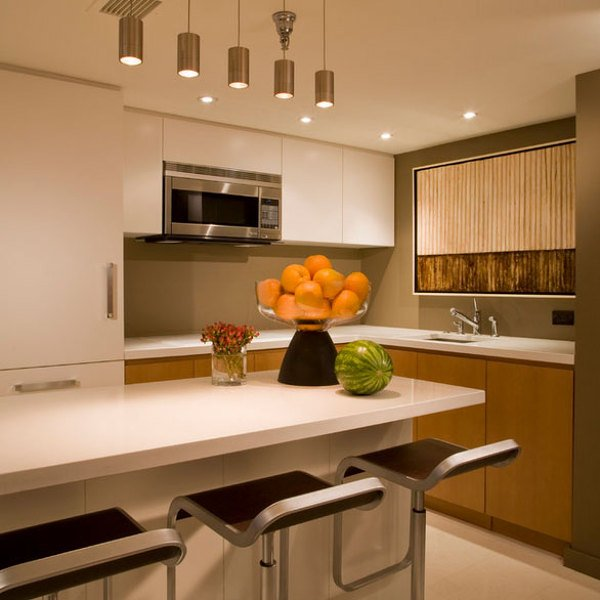
#> input picture Color Cast/input/Si_1.jpg, 600 x 600 px
$ python -i Contrast.py   (imports and definitions only)
#> lines starting #> are read from the running program, lines starting #| are printed output that depends on the picture
import numpy as np
import matplotlib.pyplot as plt
import pandas as pd

from typing import Tuple

import cv2

from skimage import img_as_ubyte, img_as_float
from skimage.io import imread, imshow, imsave
from skimage.exposure import histogram, cumulative_distribution

from scipy.stats import norm
class Contrast:

    def compute_cdfs(self, data_R: np.ndarray, data_G: np.ndarray, data_B: np.ndarray) -> Tuple[np.ndarray, np.ndarray, np.ndarray]:
        """
        Computes the cumulative distribution functions for each channel

        Parameters
        ----------
        data_R : ndarray
            Red channel data
        data_G : ndarray
            Green channel data
        data_B : ndarray
            Blue channel data

        Returns
        -------
        cdf_R, cdf_B, cdf_G : ndarray
            Cumulative distribution functions for each channel
        """
        hist_R, _ = np.histogram(data_R.flatten(), 256, [0, 256])
        hist_G, _ = np.histogram(data_G.flatten(), 256, [0, 256])
        hist_B, _ = np.histogram(data_B.flatten(), 256, [0, 256])

        cdf_R, cdf_G, cdf_B = hist_R.cumsum(), hist_G.cumsum(), hist_B.cumsum()

        return cdf_R, cdf_G, cdf_B

    def search_limits(self, cdf: np.ndarray, low_saturation: float, high_saturation: float) -> Tuple[int, int]:
        """
        Computes the low and high limits using quantiles.

        Parameters
        ----------
        cdf : ndarray
            Cumulative distribution function
        low_saturation : float
            Saturation to compute the low limit
        high_saturation : float
            Saturation to compute the high limit

        Returns
        -------
        low_limit, high_limit : Tuple[int, int]
            Low and high limits
        """
        size = cdf.max()

        minimum = (cdf <= size * low_saturation)
        maximum = (cdf >= size * (1 - high_saturation))

        return np.argmin(minimum), np.argmax(maximum)

    def autocontrast(self, pixel: int, a_low: int, a_high: int) -> int:
        """
        Performs the autocontrast technique in a given pixel intensity

        Parameters
        ----------
        pixel : int
            Pixel intensity
        a_low : int
            Lowest intensity possible
        a_high : int
            Highest intensity possible

        Returns
        -------
        int
            Intensity mapped to the new range
        """
        if pixel <= a_low:
            return 0
        elif a_low < pixel < a_high:
            numerator = (pixel - a_low) * 255
            denominator = a_high - a_low

            return numerator / denominator
        else:
            return 255

    def create_new_RGB_image(self, shape: Tuple[int, int, int], data_R: np.ndarray, data_G: np.ndarray, data_B: np.ndarray) -> np.ndarray:
        """
        Creates a new image

        Parameters
        ----------
        shape : Tuple[int, int]
            Shape of the new image
        data_R : ndarray
            Red channel data
        data_G : ndarray
            Green channel data
        data_B : ndarray
            Blue channel data

        Returns
        -------
        new_img : ndarray
            New RGB image
        """
        new_img = np.zeros(shape).astype(np.uint8) # En el collab sale image.shape
        new_img[:, :, 0], new_img[:, :, 1], new_img[:, :, 2] = data_R, data_G, data_B

        return new_img

    def color_balance_RGB_image(self, filename: str, red_saturation_low: float = 0.08, red_saturation_high: float = 0.08,
                          green_saturation_low: float = 0.08, green_saturation_high: float = 0.08,
                          blue_saturation_low: float = 0.08, blue_saturation_high: float = 0.08, read: bool = True) -> np.ndarray:
        """
        Performs color balancing on a given image

        Parameters
        ----------
        filename : object
            Image filename or Image data.
        read : bool
            Decide when to read the image. Default is True
        red_saturation_low : float
            Low saturation for the red channel
        red_saturation_high : float
            High saturation for the red channel
        green_saturation_low : float
            Low saturation for the green channel
        green_saturation_high : float
            High saturation for the green channel
        blue_saturation_low : float
            Low saturation for the blue channel
        blue_saturation_high : float
            High saturation for the blue channel

        Returns
        -------
        new_image : ndarray
            Color balanced image

        """
#> called with filename = 'input/Si_1.jpg', red_saturation_low = 0.08, red_saturation_high = 0.08, green_saturation_low = 0.08, green_saturation_high = 0.08, blue_saturation_low = 0.08, blue_saturation_high = 0.08, read = True

        if read:
            img = plt.imread(filename)
#> img is the input picture: shape (600, 600, 3); mean R, G, B 157.9, 120.7, 83.1
        else:
            img = filename

        if len(img.shape) != 3 or img.shape[2] != 3:
            raise ValueError('It is not an RGB image')

        # Gets the data from each channel
        data_R, data_G, data_B = img[:, :, 0], img[:, :, 1], img[:, :, 2]
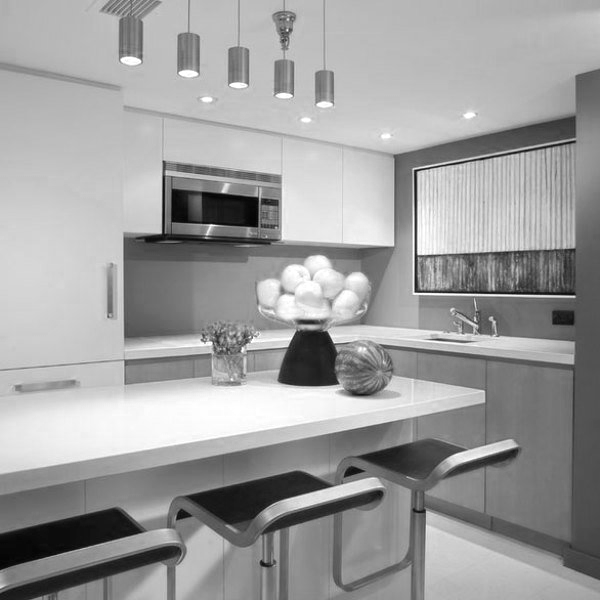
#> data_R: shape (600, 600); min 3, max 255, mean 157.9
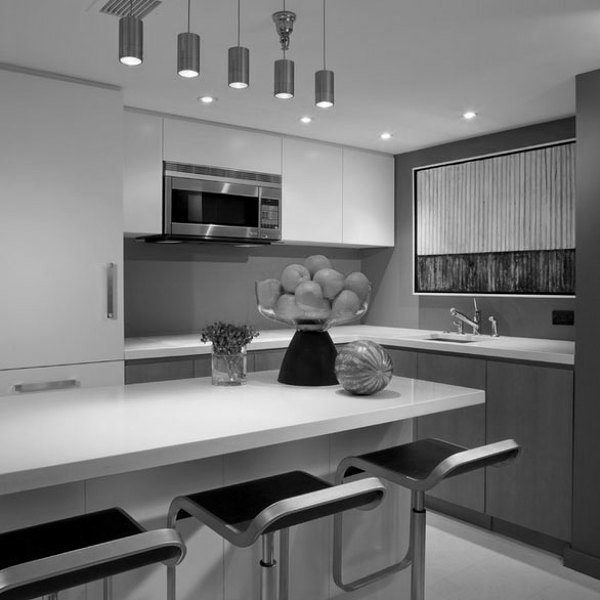
#> data_G: shape (600, 600); min 0, max 255, mean 120.7
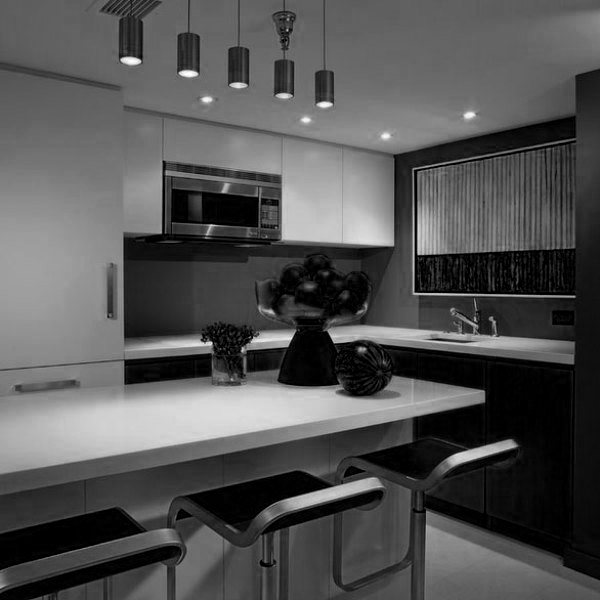
#> data_B: shape (600, 600); min 0, max 255, mean 83.1

        # Generated the cumulative distribution function for each channel
        cdf_R, cdf_G, cdf_B = self.compute_cdfs(data_R, data_G, data_B)
#> in compute_cdfs, `hist_R, _ = np.histogram(data_R.flatten(), 256, [0, 256])`: hist_R = 256 values, max 6606 at index 190, min 0 at index 0, mean 1406.2
#> in compute_cdfs, `hist_G, _ = np.histogram(data_G.flatten(), 256, [0, 256])`: hist_G = 256 values, max 6476 at index 146, min 9 at index 255, mean 1406.2
#> in compute_cdfs, `hist_B, _ = np.histogram(data_B.flatten(), 256, [0, 256])`: hist_B = 256 values, max 18019 at index 0, min 2 at index 250, mean 1406.2
#> in compute_cdfs, `cdf_R, cdf_G, cdf_B = hist_R.cumsum(), hist_G.cumsum(), hist_B.cumsum()`: cdf_R = 256 values from 0 to 360000; cdf_G = 256 values from 2595 to 360000; cdf_B = 256 values from 18019 to 360000
#> cdf_R = 256 values from 0 to 360000; cdf_G = 256 values from 2595 to 360000; cdf_B = 256 values from 18019 to 360000

        # Computes the low and high limits for each channel
        low_limit_R, high_limit_R = self.search_limits(cdf_R, red_saturation_low, red_saturation_high)
#> in search_limits, `size = cdf.max()`: size = 360000
#> low_limit_R = 77; high_limit_R = 224
        low_limit_G, high_limit_G = self.search_limits(cdf_G, green_saturation_low, green_saturation_high)
#> low_limit_G = 46; high_limit_G = 190
        low_limit_B, high_limit_B = self.search_limits(cdf_B, blue_saturation_low, blue_saturation_high)
#> low_limit_B = 2; high_limit_B = 165

        # Apply the autocontrast transformation to each channel
        new_data_R = np.vectorize(self.autocontrast)(data_R, low_limit_R, high_limit_R)
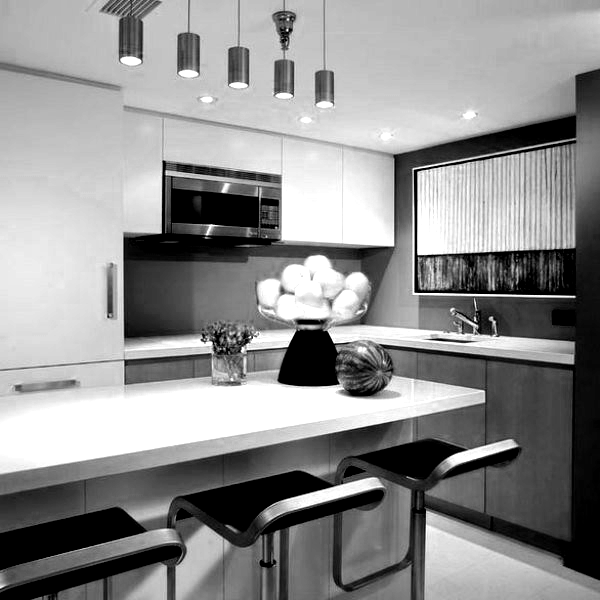
#> new_data_R: shape (600, 600) float64; min 0, max 255, mean 143
        new_data_G = np.vectorize(self.autocontrast)(data_G, low_limit_G, high_limit_G)
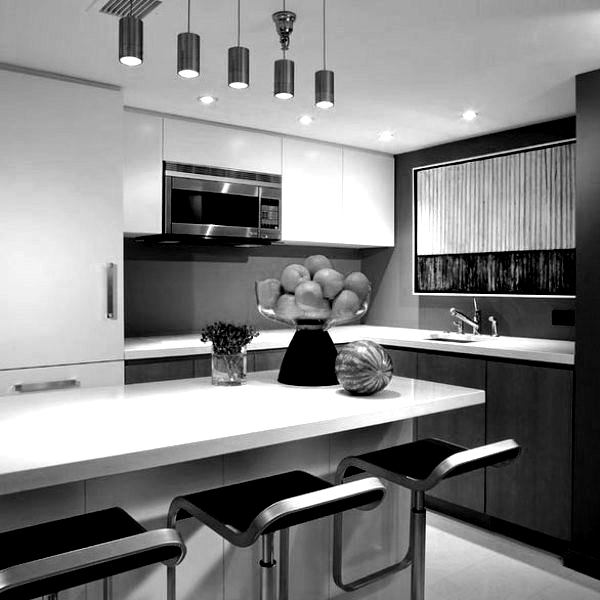
#> new_data_G: shape (600, 600) float64; min 0, max 255, mean 132.7
        new_data_B = np.vectorize(self.autocontrast)(data_B, low_limit_B, high_limit_B)
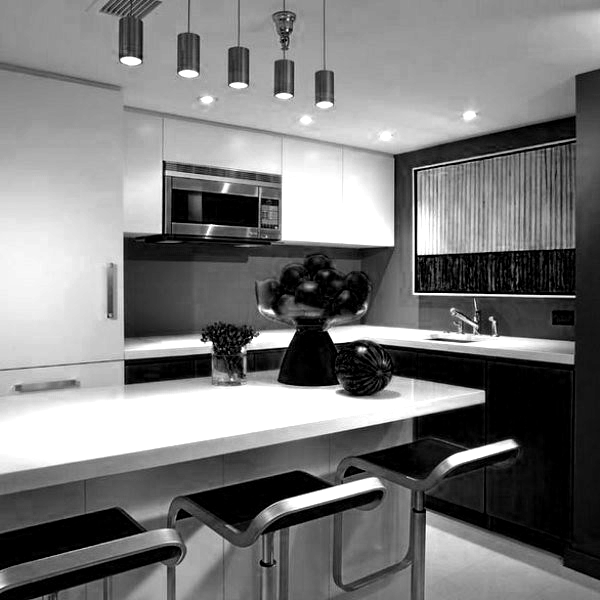
#> new_data_B: shape (600, 600) float64; min 0, max 255, mean 123.5

        # Creates the new image
        new_image = self.create_new_RGB_image(img.shape, new_data_R, new_data_G, new_data_B)
#> in create_new_RGB_image, `new_img[:, :, 0], new_img[:, :, 1], new_img[:, :, 2] = data_R, data_G,..`:
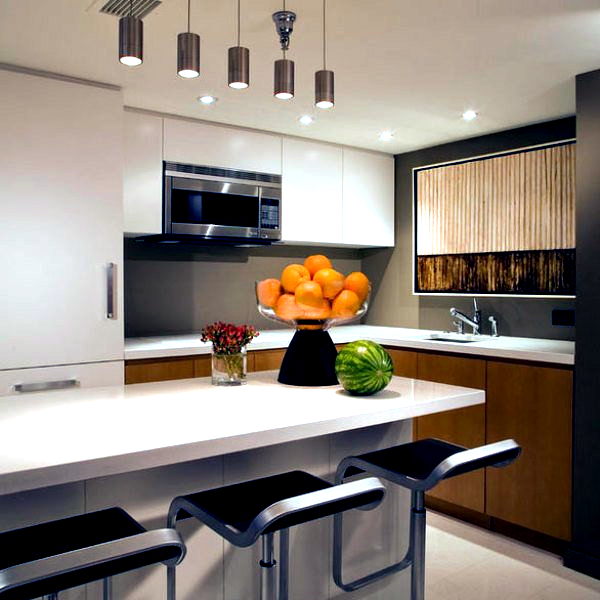
#> new_img: shape (600, 600, 3); mean of channels 0, 1, 2 142.6, 132.3, 123.1; drawn as R, G, B

        return new_image

    # [98 lines left out: functions normalize, rgb_adjuster_lin, not called in this run]
        # plt.imsave('F_light_6_equalized44.jpg',img_aj)


>>> result = Contrast().color_balance_RGB_image('input/Si_1.jpg')

$ run again, on Color Cast/input/Sí_2.jpg
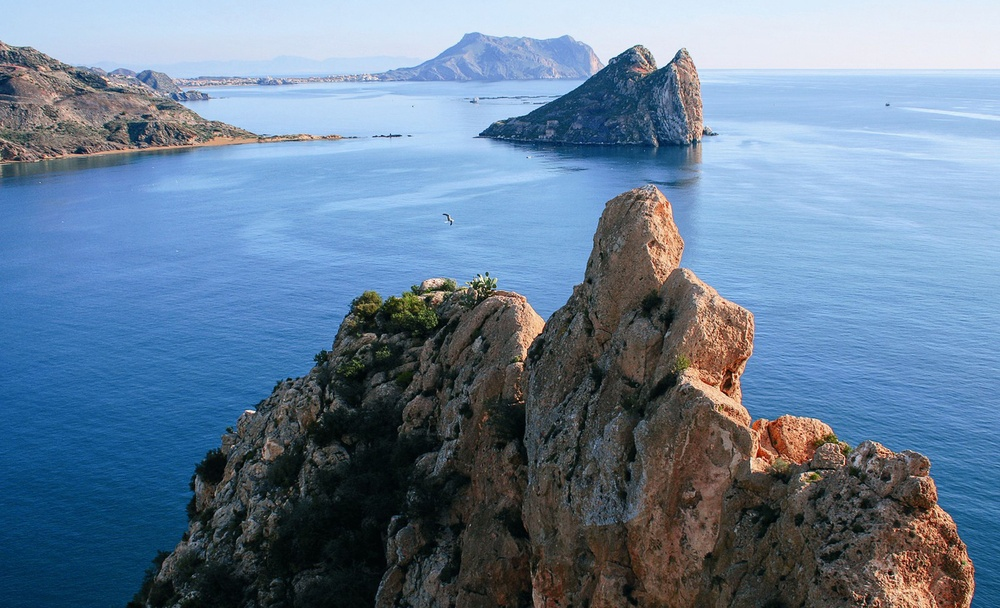
#> input picture Color Cast/input/Sí_2.jpg, 1000 x 608 px, shrunk from 3708 x 2253 before the run
#> in color_balance_RGB_image, img is the input picture: shape (608, 1000, 3); mean R, G, B 102.4, 125.8, 150.2
#> in color_balance_RGB_image, `data_R, data_G, data_B = img[:, :, 0], img[:, :, 1], img[:, :, 2]`:
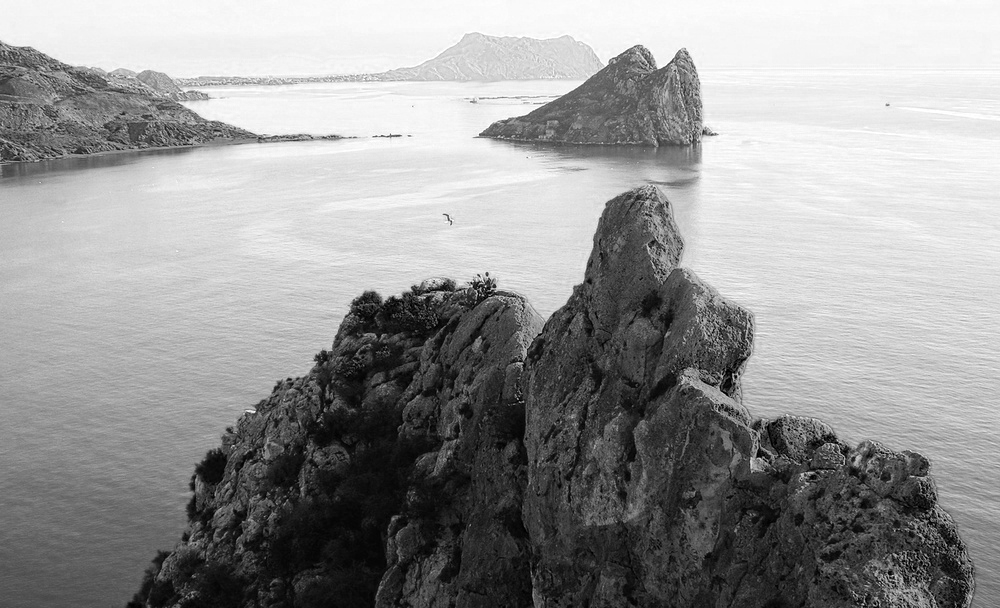
#> data_B: shape (608, 1000); min 0, max 255, mean 150.2
#> hist_R = 256 values, max 5172 at index 5, min 57 at index 254, mean 2375
#> hist_G = 256 values, max 6672 at index 236, min 0 at index 252, mean 2375
#> hist_B = 256 values, max 11650 at index 246, min 89 at index 1, mean 2375
#> in compute_cdfs, `cdf_R, cdf_G, cdf_B = hist_R.cumsum(), hist_G.cumsum(), hist_B.cumsum()`: cdf_R = 256 values from 4516 to 608000; cdf_G = 256 values from 7 to 608000; cdf_B = 256 values from 324 to 608000
#> in color_balance_RGB_image, `cdf_R, cdf_G, cdf_B = self.compute_cdfs(data_R, data_G, data_B)`: cdf_R = 256 values from 4516 to 608000; cdf_G = 256 values from 7 to 608000; cdf_B = 256 values from 324 to 608000
#> size = 608000
#> low_limit_R = 11; high_limit_R = 207
#> low_limit_G = 30; high_limit_G = 222
#> low_limit_B = 25; high_limit_B = 246
#> in create_new_RGB_image, `new_img[:, :, 0], new_img[:, :, 1], new_img[:, :, 2] = data_R, data_G,..`:
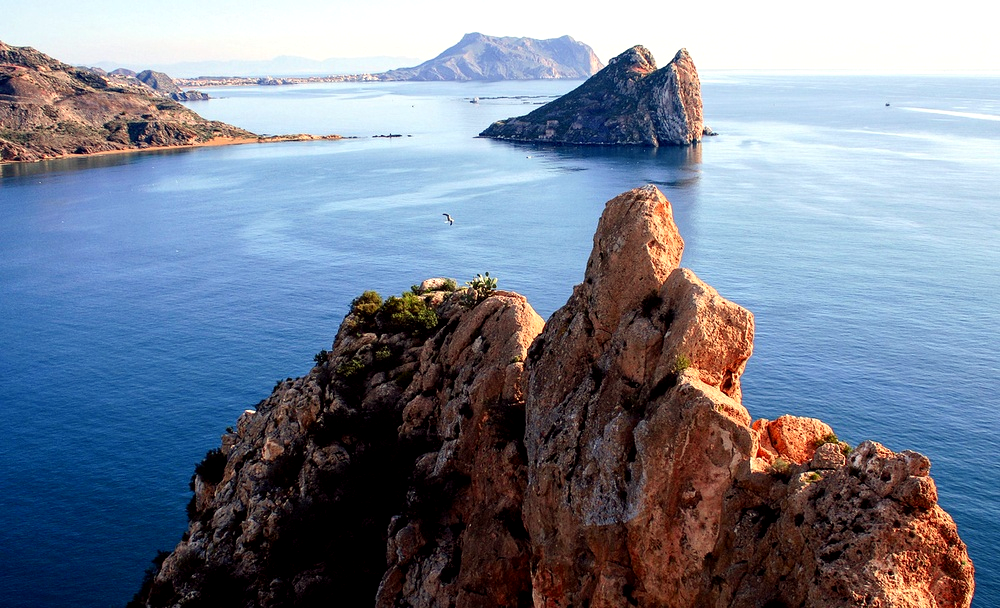
#> new_img: shape (608, 1000, 3); mean of channels 0, 1, 2 117.4, 127, 144.7; drawn as R, G, B

$ run again, on Color Cast/input/Sí_3.jpg
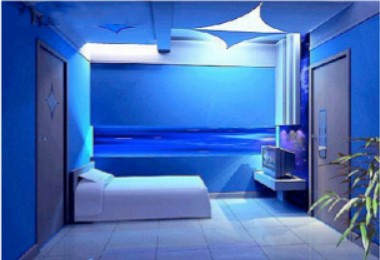
#> input picture Color Cast/input/Sí_3.jpg, 380 x 260 px
#> in color_balance_RGB_image, img is the input picture: shape (260, 380, 3); mean R, G, B 71.5, 112.9, 184.5
#> in color_balance_RGB_image, `data_R, data_G, data_B = img[:, :, 0], img[:, :, 1], img[:, :, 2]`:
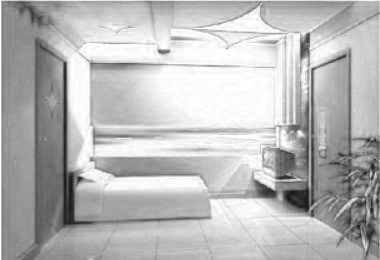
#> data_B: shape (260, 380); min 23, max 255, mean 184.5
#> hist_R = 256 values, max 6081 at index 0, min 19 at index 255, mean 385.9
#> hist_G = 256 values, max 1145 at index 54, min 47 at index 8, mean 385.9
#> hist_B = 256 values, max 1909 at index 251, min 0 at index 0, mean 385.9
#> in compute_cdfs, `cdf_R, cdf_G, cdf_B = hist_R.cumsum(), hist_G.cumsum(), hist_B.cumsum()`: cdf_R = 256 values from 6081 to 98800; cdf_G = 256 values from 85 to 98800; cdf_B = 256 values from 0 to 98800
#> in color_balance_RGB_image, `cdf_R, cdf_G, cdf_B = self.compute_cdfs(data_R, data_G, data_B)`: cdf_R = 256 values from 6081 to 98800; cdf_G = 256 values from 85 to 98800; cdf_B = 256 values from 0 to 98800
#> size = 98800
#> low_limit_R = 1; high_limit_R = 159
#> low_limit_G = 45; high_limit_G = 206
#> low_limit_B = 111; high_limit_B = 250
#> in create_new_RGB_image, `new_img[:, :, 0], new_img[:, :, 1], new_img[:, :, 2] = data_R, data_G,..`:
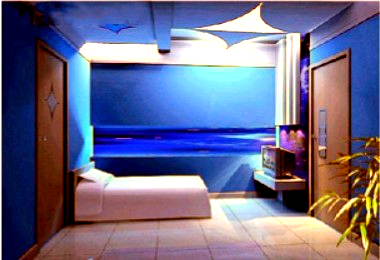
#> new_img: shape (260, 380, 3); mean of channels 0, 1, 2 108.4, 105.9, 137.5; drawn as R, G, B

$ run again, on Color Cast/input/Sí_4.jpg
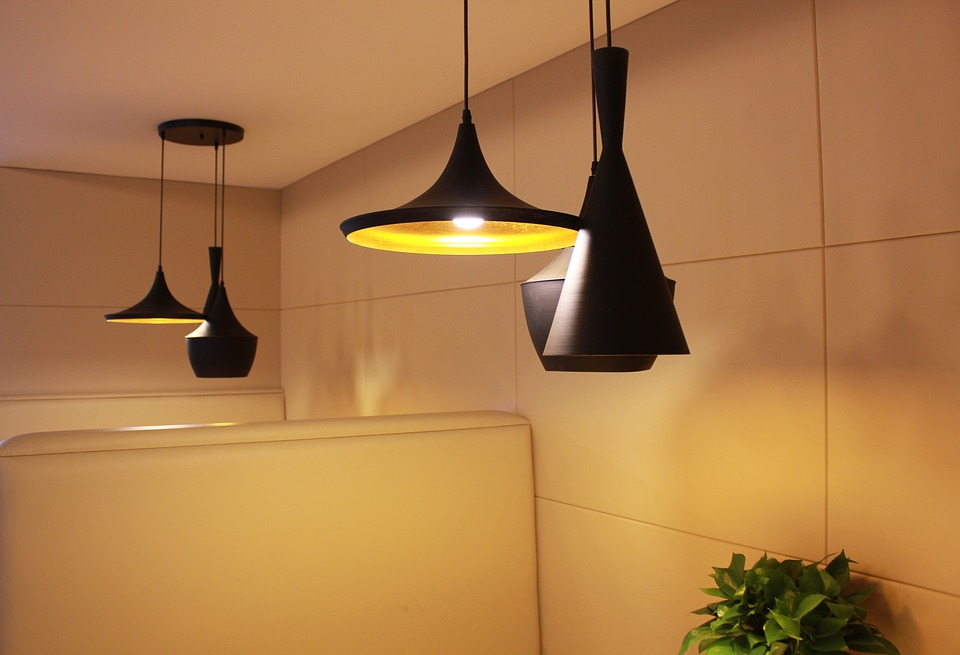
#> input picture Color Cast/input/Sí_4.jpg, 960 x 655 px
#> in color_balance_RGB_image, img is the input picture: shape (655, 960, 3); mean R, G, B 170, 121.5, 70.8
#> hist_R = 256 values, max 12665 at index 180, min 0 at index 1, mean 2456.2
#> hist_G = 256 values, max 13289 at index 128, min 35 at index 1, mean 2456.2
#> hist_B = 256 values, max 17555 at index 71, min 14 at index 205, mean 2456.2
#> in compute_cdfs, `cdf_R, cdf_G, cdf_B = hist_R.cumsum(), hist_G.cumsum(), hist_B.cumsum()`: cdf_R = 256 values from 5 to 628800; cdf_G = 256 values from 83 to 628800; cdf_B = 256 values from 3451 to 628800
#> in color_balance_RGB_image, `cdf_R, cdf_G, cdf_B = self.compute_cdfs(data_R, data_G, data_B)`: cdf_R = 256 values from 5 to 628800; cdf_G = 256 values from 83 to 628800; cdf_B = 256 values from 3451 to 628800
#> size = 628800
#> low_limit_R = 88; high_limit_R = 215
#> low_limit_G = 67; high_limit_G = 166
#> low_limit_B = 26; high_limit_B = 94
#> in create_new_RGB_image, `new_img[:, :, 0], new_img[:, :, 1], new_img[:, :, 2] = data_R, data_G,..`:
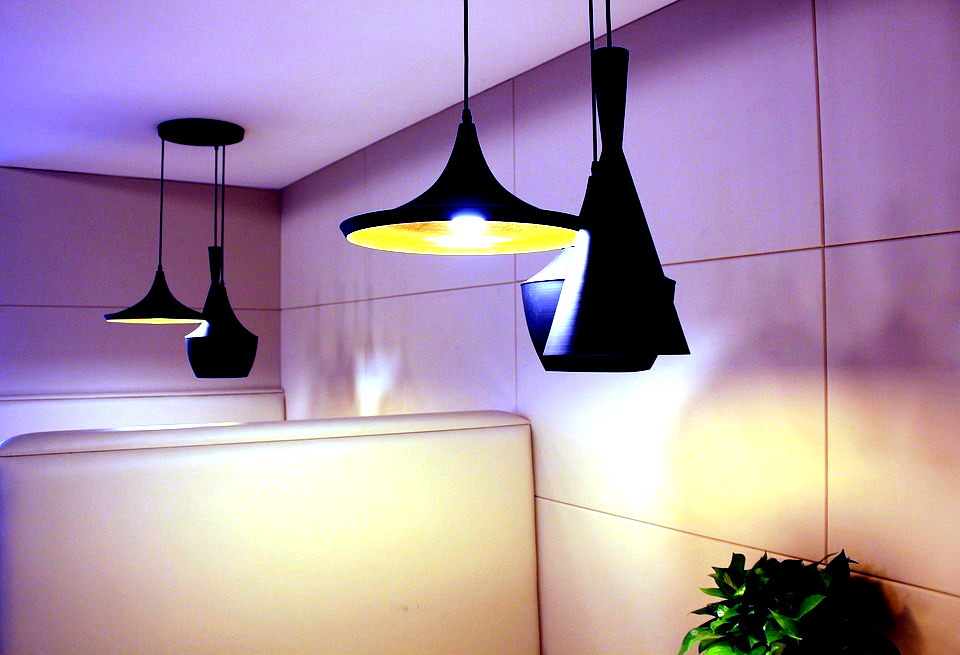
#> new_img: shape (655, 960, 3); mean of channels 0, 1, 2 171, 145.6, 168.5; drawn as R, G, B
